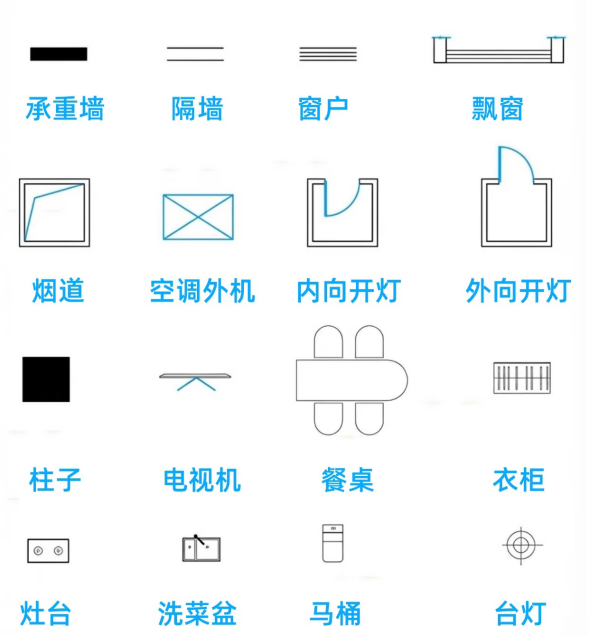
#> input picture wall-recognition/input/furniture-references/01.jpg, 1179 x 1272 px (shown at 1/2 size); its folder holds only this picture in this run
$ python recognize_furniture.py input/furniture-references/01.jpg
#> lines starting #> are read from the running program, lines starting #| are printed output that depends on the picture
#> further down, source is the input picture: PIL image 1179x1272 RGB; mean R, G, B 241.7, 246.8, 248.9
"""Local furniture and fixture candidates from explicit symbols, not trained weights.

Coordinates are half-open image pixel boxes. Matching scores are similarities,
not probabilities. Reference sheet crops never contain category captions.
"""
from __future__ import annotations

import argparse
from copy import deepcopy
from functools import lru_cache
import json
import math
from pathlib import Path

import cv2
import numpy as np
from PIL import Image, ImageDraw, ImageFont, ImageOps

ROOT = Path(__file__).resolve().parent
ALGORITHM = "furniture-symbol-match-v7"
LABELS = {"bed": "床", "sofa": "沙发", "cabinet": "柜子", "table": "桌子", "chair": "椅子", "unclassified": "待定家具",
          "coffee_table": "茶几", "dining_table": "餐桌", "shoe_cabinet": "鞋柜", "tv_console": "电视柜",
          "kitchen_cabinet": "厨房柜台", "kitchen_sink": "水槽", "cooktop": "灶台", "refrigerator": "冰箱",
          "vanity": "浴室柜", "toilet": "马桶", "wet_area": "洗浴区（淋浴）",
          "bathtub": "浴缸", "shower": "淋浴间", "unclassified_area":"区域待确认", "water_feature":"水景 / 水池"}
DIRECTIONAL_KINDS = {"bed", "sofa"}
PENDING_KINDS = {"unclassified", "unclassified_area"}
COLORS = {"bed": "#a12bba", "sofa": "#19854c", "cabinet": "#b76a12",
          "unclassified_area":"#737080", "water_feature":"#168187",
          "shoe_cabinet": "#b76a12", "tv_console": "#b76a12", "kitchen_cabinet": "#b76a12",
          "coffee_table": "#3264b5", "dining_table": "#3264b5", "wet_area": "#737080"}
LIMITATIONS = ["家具和设施按收录图例匹配；画法不同、遮挡和低清图片可能漏检或误检。",
              "未分型洗浴区默认生成淋浴，可切换浴缸；此默认值不是自动辨认浴缸与淋浴。鞋柜等用途来自参考图标注。",
              "家具匹配分数不是置信概率；朝向为图例推测，需校核。",
              "家具尺寸为像素，不推断单人/双人、真实尺寸或家具型号。"]


# [18 lines left out: functions ink_image, template_features, not called in this run]


@lru_cache(maxsize=1)
def templates():
    folder = ROOT / "input/furniture-references"
    specs = json.loads((folder / "templates.json").read_text(encoding="utf-8"))
    result, sources, grayscale = [], {}, {}
    for spec in specs:
        key = (spec["image"], spec.get("feature_mode", "binary"))
        if key not in sources:
            with Image.open(folder / spec["image"]) as source:
                sources[key] = template_features(source, key[1])
                grayscale[spec["image"]] = np.asarray(source.convert('L'))
        # Process before cropping so border contrast agrees with the search image.
        x0, y0, x1, y1 = spec["bbox_px"]
        crop = sources[key][y0:y1, x0:x1]
        upright = np.ascontiguousarray(np.rot90(crop, spec.get("head_rotation_deg", 0)//90))
        if "object_bbox_px" in spec:
            raw = grayscale[spec["image"]]
            left, top = max(0,x0-16), max(0,y0-16)
            spec = {**spec, "_raw_context": raw[top:y1+16, left:x1+16].copy(),
                    "_padding": (x0-left,y0-top)}
        result.append((spec, upright))
    return result


# [85 lines left out: functions resize_template, overlap, object_box, conflicting_candidates, geometry, template_peaks, not called in this run]


def detect_furniture(image: Image.Image, *, search_stride=3) -> list[dict]:
    # Bound runtime/memory for the four-megapixel upload limit. Search scales are
    # relative to the image, with no target-image paths or fixed output positions.
#> called with search_stride = 3
    factor = min(1.0, 1000 / max(image.size))
#> factor = 0.786
    small = image.resize((max(1, round(image.width*factor)), max(1, round(image.height*factor))))
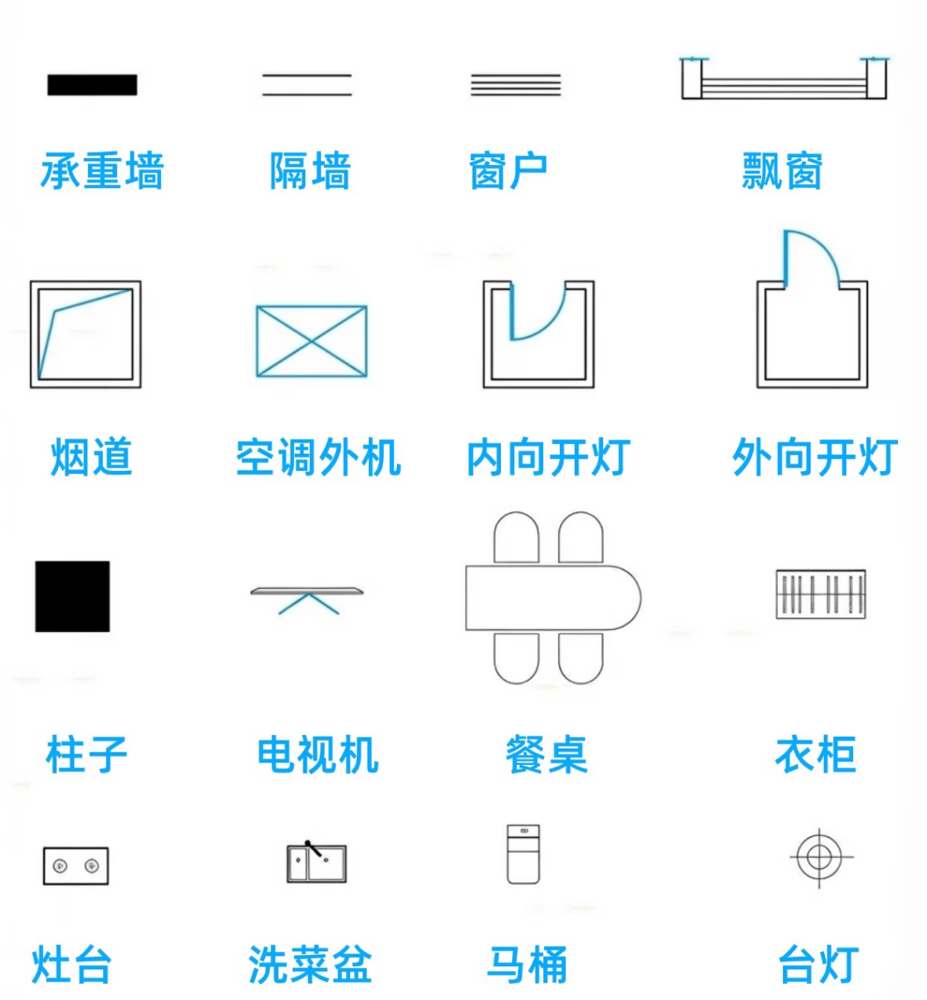
#> small: PIL image 927x1000 RGB; mean R, G, B 241.7, 246.8, 248.9
    if min(small.size) < 28:
        return []
    features = {}
    proposals = []
    max_size = min(330, min(small.size)*.65)
#> max_size = 330
    sizes = np.geomspace(28, max_size, max(1, int(math.log(max_size/28)/math.log(1.06))+1)) if max_size >= 28 else []
#> sizes = 43 values from 28 to 330
    for spec, base in templates():
        mode = spec.get("feature_mode", "binary")
        if mode not in features:
            ink = template_features(small, mode)
            blurred = cv2.GaussianBlur(ink, (7, 7), 1.3)
            features[mode] = (ink, blurred, np.ascontiguousarray(blurred[::search_stride,::search_stride]), cv2.integral(ink))
        ink, blurred, coarse, integral = features[mode]
        if ink.sum() < 30:
            continue
        # Rendered upholstery and hanging-clothes symbols contain denser strokes
        # than CAD outlines. Derive their bound from the reference, capped below solid.
        max_density = min(.72, max(.42, float(base.mean()) + .13))
        # Long wardrobes and textured regions lose correlation when a coarse
        # scale step shifts their internal strokes by several pixels.
        scale_step = spec.get('scale_step', 1.06)
        search_sizes = (np.geomspace(28,max_size,max(1,int(math.log(max_size/28)/math.log(scale_step))+1))
                        if scale_step != 1.06 and max_size >= 28 else sizes)
        for size in search_sizes:
            h, w = base.shape
            w, h = max(8, round(w*size/max(base.shape))), max(8, round(h*size/max(base.shape)))
            min_side = spec.get("minimum_short_side", 40 if spec["kind"] == "bed" else 22 if spec["kind"] == "cabinet" else 28)
            if min(w, h) < min_side:
                continue  # At smaller sizes blur erases pillows/seats into plain stripes.
            resized = resize_template(spec,base,w,h)
            density_limit = min(.88,max(.42,float(resized.mean())+.10)) if "_raw_context" in spec else max_density
            template = cv2.GaussianBlur(resized, (7, 7), 1.3)
            for mirrored in (False, True):
                flipped = np.fliplr(template) if mirrored else template
                for turn in range(4):
                    needle = np.ascontiguousarray(np.rot90(flipped, -turn))
                    th, tw = needle.shape
                    if th >= ink.shape[0] or tw >= ink.shape[1]:
                        continue
                    minimum_score = spec.get("minimum_score", .86 if spec["kind"] == "bed" else .78)
                    threshold=spec.get("supported_minimum_score",minimum_score)
                    for score,x,y in template_peaks(blurred,coarse,integral,needle,threshold,density_limit,search_stride):
                        patch = ink[y:y+th, x:x+tw]
                        # Thick solid regions and almost empty outlines are not furniture.
                        if not .025 < float(patch.mean()) < density_limit:
                            continue
                        # Blurred outlines alone can turn a coffee table into a
                        # single-seat sofa. Verify the less-smoothed local strokes.
                        detail = np.ascontiguousarray(np.rot90(np.fliplr(resized) if mirrored else resized, -turn))
                        detail_score = float(cv2.matchTemplate(patch, detail, cv2.TM_CCOEFF_NORMED)[0, 0])
                        minimum_detail = .55 if spec["kind"] == "sofa" and min(th, tw) < 34 else .35
                        if not math.isfinite(detail_score) or detail_score < spec.get("minimum_detail_score", minimum_detail):
                            continue
                        a,b,c,d = object_box(spec, mirrored, turn)
                        proposals.append(dict(kind=spec["kind"],
                            bbox_px=[round((x+a*tw)/factor, 2), round((y+b*th)/factor, 2),
                                     min(image.width, round((x+c*tw)/factor, 2)), min(image.height, round((y+d*th)/factor, 2))],
                            rotation_deg=turn*90 if spec["kind"] in DIRECTIONAL_KINDS and not spec.get("orientation_unknown") else None, match_score=round(float(score), 4),
                            source="symbol_template", review_status="unreviewed",
                            evidence={"template_id": spec["id"], "mirrored": mirrored, "feature_mode": mode,
                                      "detail_score": round(detail_score, 4),
                                      **({"requires_container": spec["support_kind"]} if score < minimum_score else {}),
                                      "score_type": "normalized_correlation_not_probability"}))
    supported = []
    for item in proposals:
        required = item["evidence"].get("requires_container")
        if required:
            a = item["bbox_px"]
            area = (a[2]-a[0])*(a[3]-a[1])
            if not any(parent["kind"] == required and
                       (parent["bbox_px"][2]-parent["bbox_px"][0])*(parent["bbox_px"][3]-parent["bbox_px"][1]) > area and
                       overlap(a,parent["bbox_px"])[1] >= .8 for parent in proposals):
                continue
        supported.append(item)
    kept = []
    for item in sorted(supported, key=lambda c: -c["match_score"]):
        if any(conflicting_candidates(item, old) for old in kept):
            continue
        kept.append(item)
        if len(kept) >= 100:
            break
    kept.sort(key=lambda c: (c["bbox_px"][1], c["bbox_px"][0]))
    return [geometry(dict(item, id=f"F{i:03d}")) for i, item in enumerate(kept, 1)]


# [107 lines left out: functions add_furniture, apply_furniture_edit, not called in this run]


def furniture_export(document):
    return {key: document.get(key) for key in ("image", "coordinate_system", "scale_mm_per_px",
                                              "furniture_algorithm", "furniture_basis", "furniture")}


# [21 lines left out: function draw_furniture, not called in this run]


if __name__ == "__main__":
    parser = argparse.ArgumentParser(description=__doc__)
    parser.add_argument("image", type=Path)
    parser.add_argument("--output", type=Path, default=ROOT / "output/fixtures-v1")
    args = parser.parse_args()
    with Image.open(args.image) as source:
        rgba = ImageOps.exif_transpose(source).convert("RGBA")
        image = Image.alpha_composite(Image.new("RGBA", rgba.size, "white"), rgba).convert("RGB")
#> (the run stopped early here; a loop or call above may not have finished)

$ run again, on wall-recognition/input/furniture-references/05.jpg
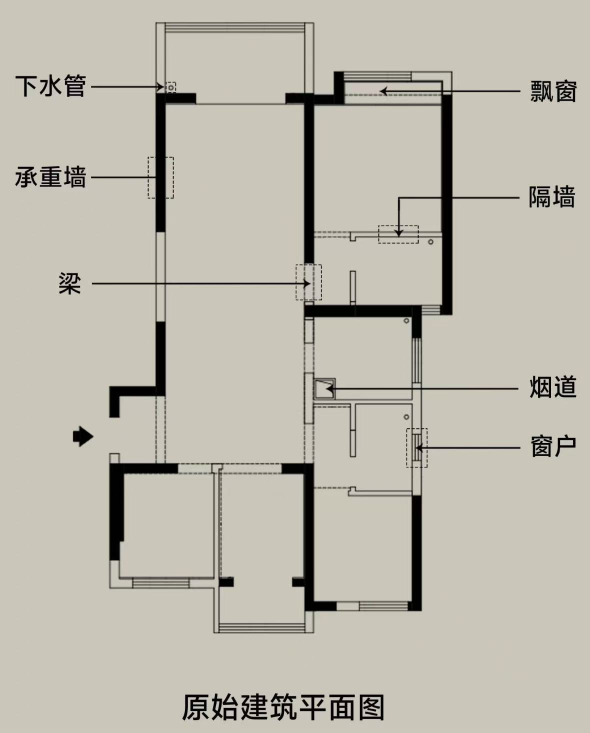
#> input picture wall-recognition/input/furniture-references/05.jpg, 1179 x 1465 px (shown at 1/2 size)
#> source is the input picture: PIL image 1179x1465 RGB; mean R, G, B 189.2, 185.3, 174.1
#> in detect_furniture, `small = image.resize((max(1, round(image.width*factor)), max(1, round(..`:
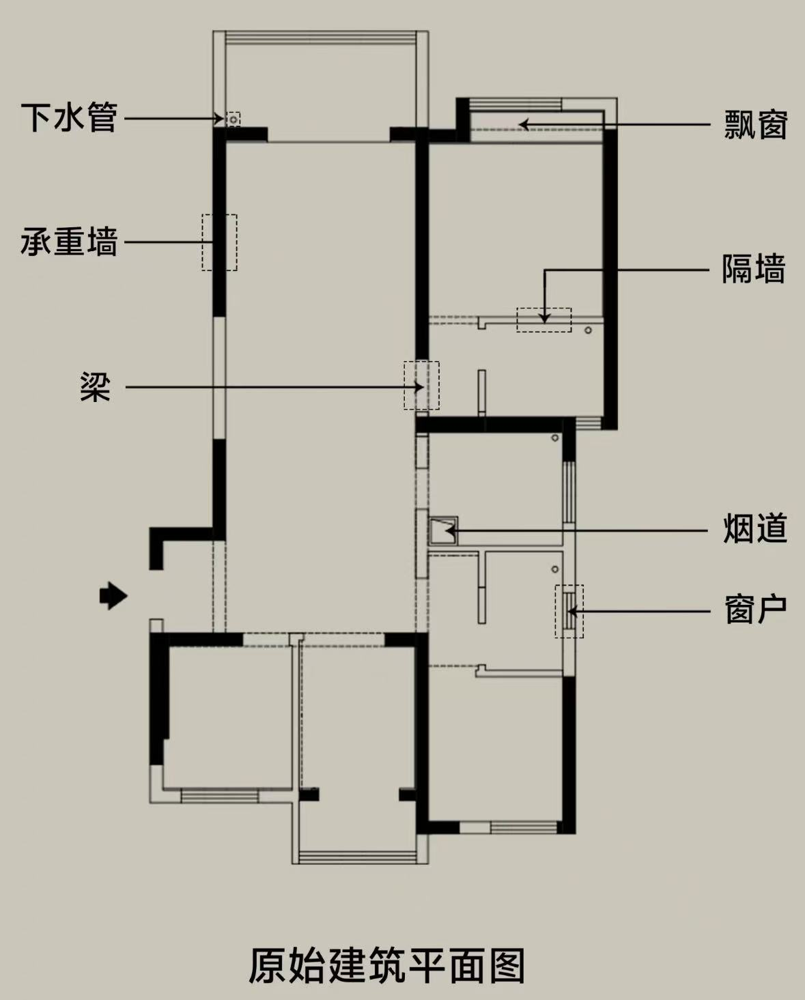
#> small: PIL image 805x1000 RGB; mean R, G, B 189.2, 185.3, 174.1

$ run again, on wall-recognition/input/furniture-references/06.jpg
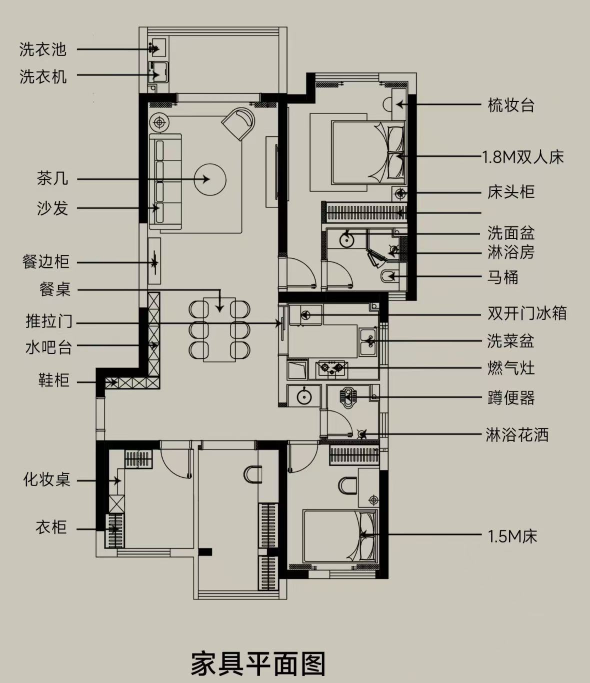
#> input picture wall-recognition/input/furniture-references/06.jpg, 1179 x 1366 px (shown at 1/2 size)
#> source is the input picture: PIL image 1179x1366 RGB; mean R, G, B 183.8, 180, 169.1
#> in detect_furniture, `small = image.resize((max(1, round(image.width*factor)), max(1, round(..`:
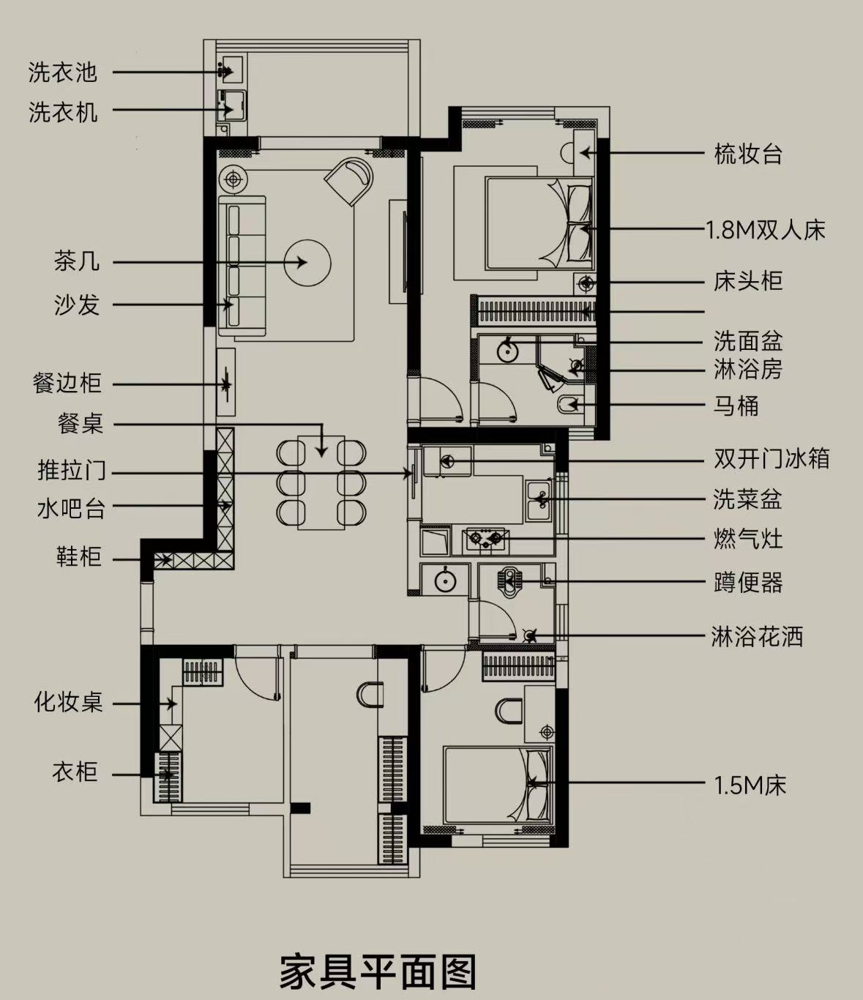
#> small: PIL image 863x1000 RGB; mean R, G, B 183.8, 180, 169.2

$ run again, on wall-recognition/input/furniture-references/08.jpg
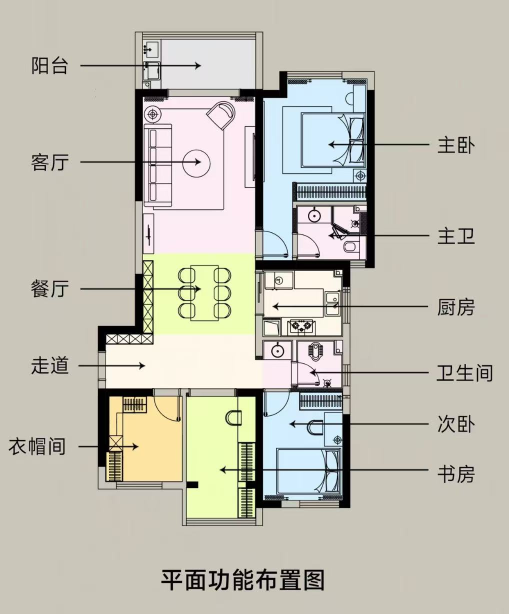
#> input picture wall-recognition/input/furniture-references/08.jpg, 1017 x 1227 px (shown at 1/2 size)
#> source is the input picture: PIL image 1017x1227 RGB; mean R, G, B 195, 192.8, 181.3
#> in detect_furniture, `small = image.resize((max(1, round(image.width*factor)), max(1, round(..`:
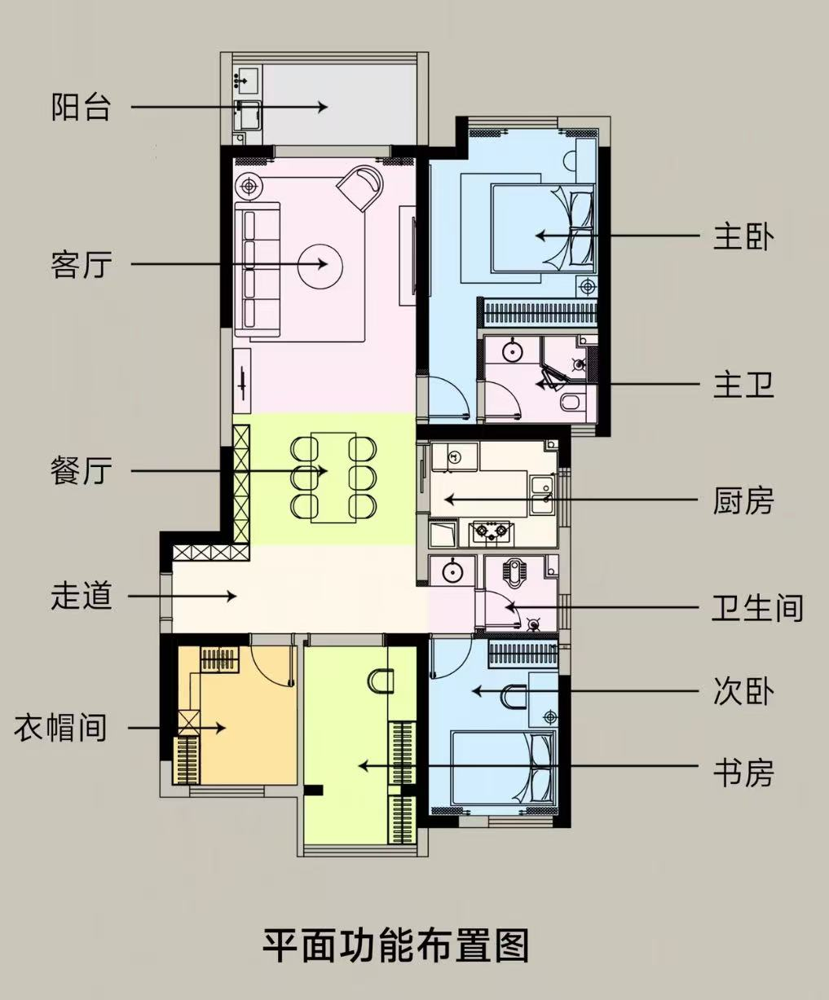
#> small: PIL image 829x1000 RGB; mean R, G, B 195, 192.8, 181.3

$ run again, on wall-recognition/input/furniture-references/02.jpg
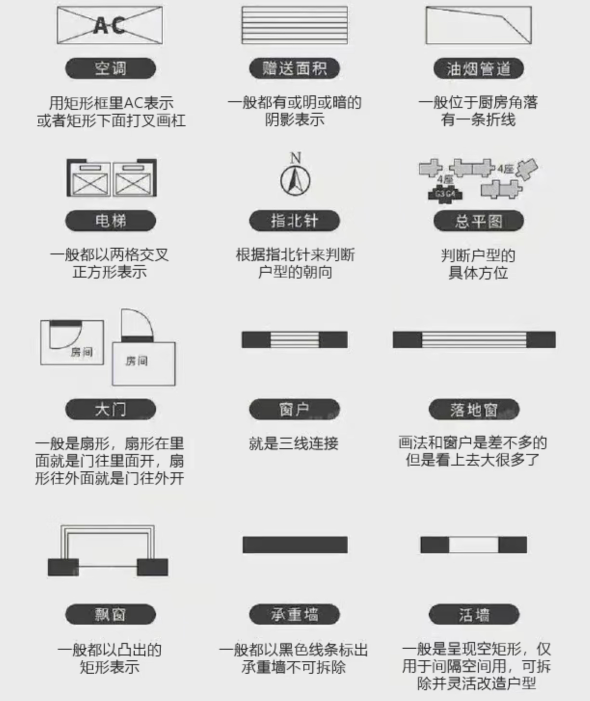
#> input picture wall-recognition/input/furniture-references/02.jpg, 1179 x 1401 px (shown at 1/2 size)
#> source is the input picture: PIL image 1179x1401 RGB; mean R, G, B 216.1, 216.1, 216
#> in detect_furniture, `small = image.resize((max(1, round(image.width*factor)), max(1, round(..`:
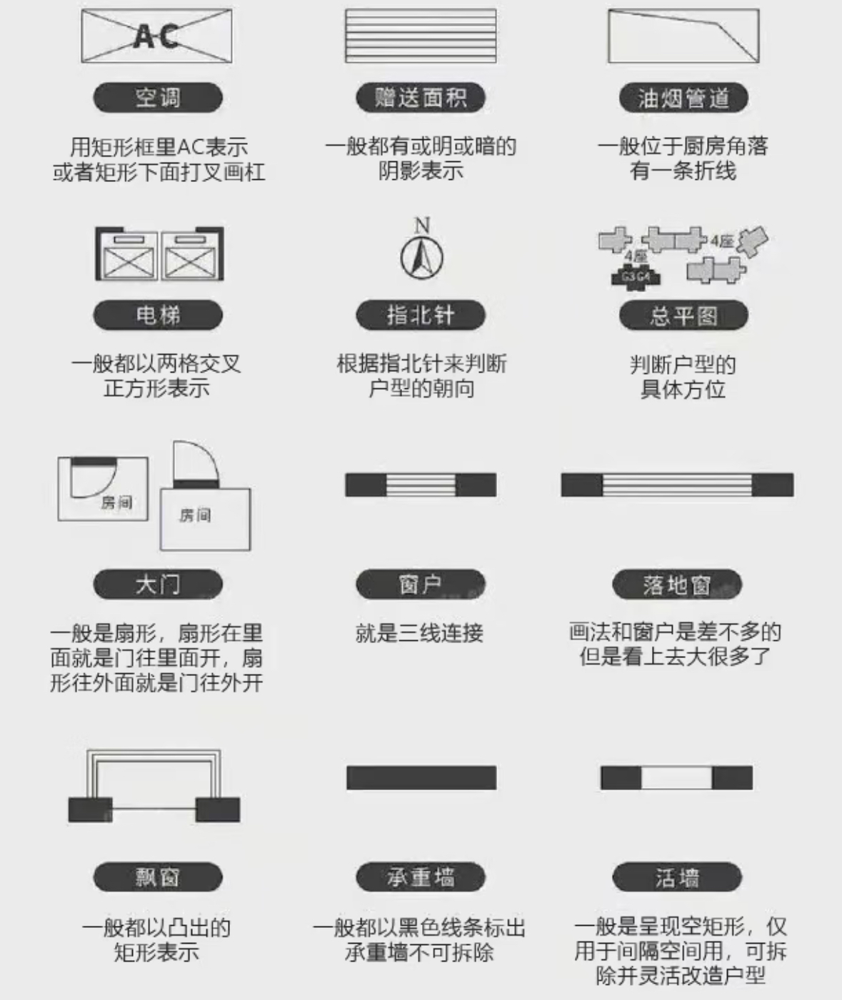
#> small: PIL image 842x1000 RGB; mean R, G, B 216.1, 216.1, 216
